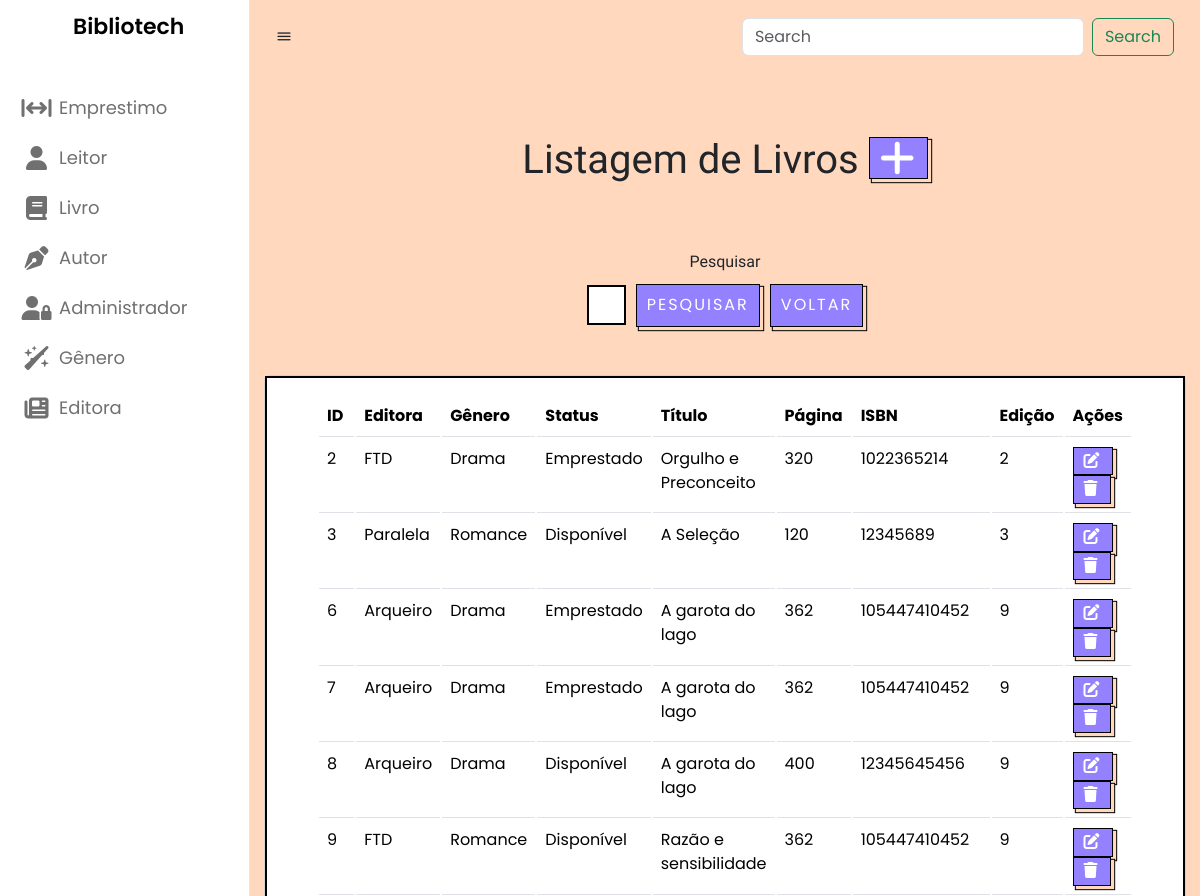
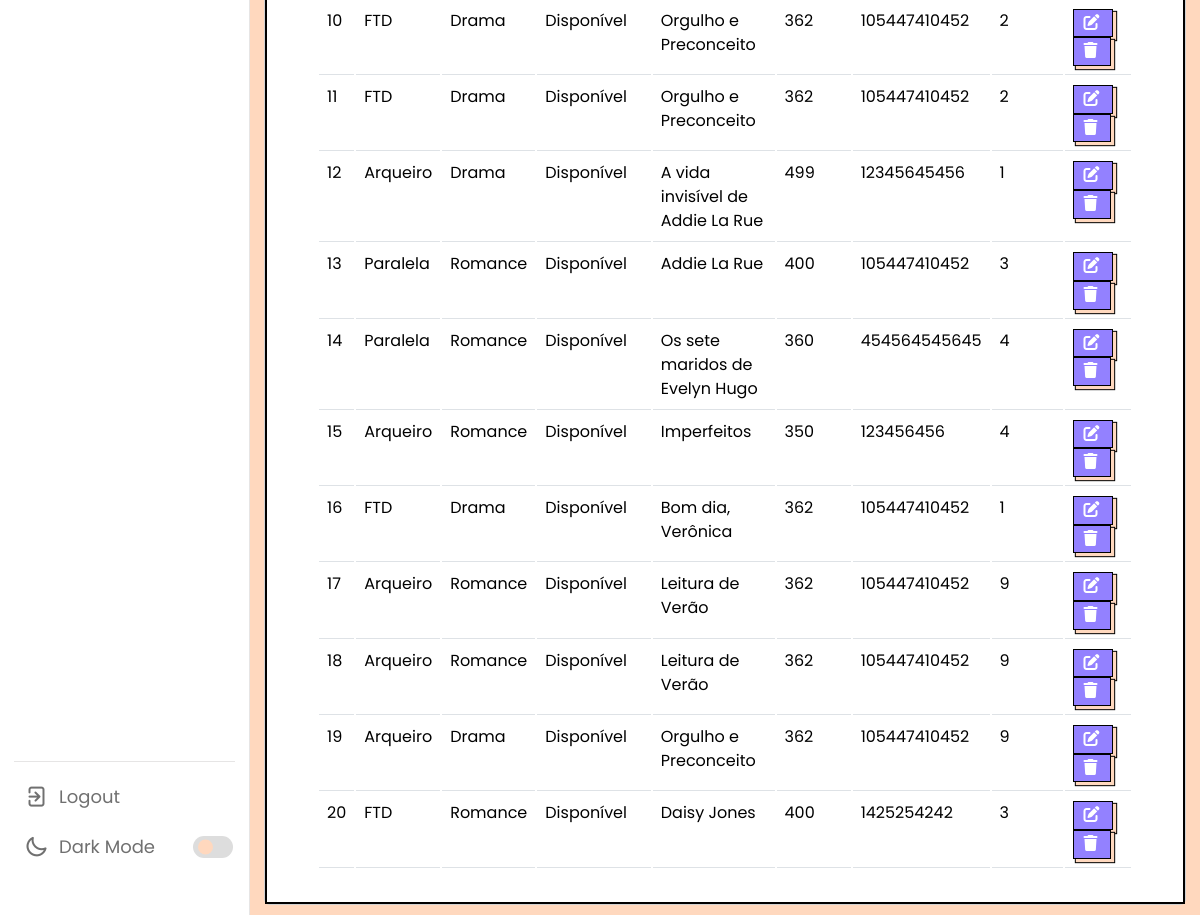
The page /listarLivros.php on the database its author committed (2 pictures, top to bottom).
### tables this page shows
CREATE TABLE `livro` (
  `id` int(11) NOT NULL,
  `idEditora` int(11) DEFAULT NULL,
  `idGenero` int(11) DEFAULT NULL,
  `statusLivro` varchar(45) NOT NULL,
  `titulo` varchar(250) NOT NULL,
  `pag` varchar(45) DEFAULT NULL,
  `isbn` varchar(15) DEFAULT NULL,
  `edicao` varchar(45) NOT NULL,
  `arquivo` varchar(30) DEFAULT NULL
);

CREATE TABLE `editora` (
  `id` int(11) NOT NULL,
  `status` varchar(45) NOT NULL,
  `nome` varchar(100) NOT NULL
);

CREATE TABLE `genero` (
  `id` int(11) NOT NULL,
  `status` varchar(45) NOT NULL,
  `nome` varchar(100) NOT NULL
);

### listarLivros.php (the view, shortened to what this page needs)
<?php
require_once("conexao.php");
$V_WHERE = "";
$sql = "SELECT livro.id, editora.nome as nomeEditora, genero.nome as nomeGenero, livro.statusLivro, livro.titulo, livro.pag, livro.isbn, livro.edicao, livro.arquivo as arquivo
        FROM livro
        LEFT JOIN editora ON livro.idEditora = editora.id
        LEFT JOIN genero ON livro.idGenero = genero.id
        WHERE 1 = 1" . $V_WHERE;
$resultado = mysqli_query($conexao, $sql);
?>
<?php require_once("navbar.php"); ?>
<br><br><br>
<h1 class="titulo">Listagem de Livros <a href="cadastrarLivro.php" class="botao">
        <i class="fa-solid fa-plus"></i>
    </a></h1>
<br><br>
<center>
    <form method="post">
        <label name="titulo" for="exampleFormControlInput1" class="titulo">Pesquisar</label>
        <div class="input-button-container">
            <input name="titulo" type="text" class="formcampo">
            <button name="pesquisar" stype="button" class="botaopesquisar">Pesquisar</button>
            <a href="listarLivros.php"><button name="voltar" stype="button" class="botaopesquisar">Voltar</button></a>
        </div>
        <br><br>
    </form>
</center>
<center>
    <div class="card cardlistar">
        <div class="card-body cardlistar2">
            <table class="table">
                <thead>
                    <tr>
                        <td scope="col"><b>ID</b></td>
                        <td scope="col"><b>Editora</b></td>
                        <td scope="col"><b>Gênero</b></td>
                        <td scope="col"><b>Status</b></td>
                        <td scope="col"><b>Título</b></td>
                        <td scope="col"><b>Página</b></td>
                        <td scope="col"><b>ISBN</b></td>
                        <td scope="col"><b>Edição</b></td>
                        <td scope="col"><b>Ações</b></td>
                    </tr>
                </thead>
                <tbody>
                    <?php while ($linha = mysqli_fetch_array($resultado)) { ?>
                        <tr>
                            <td>
                                <?= $linha['id'] ?>
                            </td>
                            <td>
                                <?= $linha['nomeEditora'] ?>
                            </td>
                            <td>
                                <?= $linha['nomeGenero'] ?>
                            </td>
                            <td>
                                <?= $linha['statusLivro'] ?>
                            </td>
                            <td>
                                <?= $linha['titulo'] ?>
                            </td>
                            <td>
                                <?= $linha['pag'] ?>
                            </td>
                            <td>
                                <?= $linha['isbn'] ?>
                            </td>
                            <td>
                                <?= $linha['edicao'] ?>
                            </td>
                            <td>
                                <a style="margin-right: 8px;" href="alterarAutor.php? id=<?= $linha['id'] ?>" class="botao">
                                    <i class="fa-solid fa-pen-to-square"></i></a>
                                <a href="listarAutores.php? id=<?= $linha['id'] ?>" class="botao"
                                    onclick="return confirm('Deseja mesmo excluir o cadastro?')">
                                    <i class="fa-sharp fa-solid fa-trash"></i> </a>
                            </td>
                        </tr>
                    <?php } ?>
                </tbody>
            </table>
        </div>
    </div>
</center>
</section>
</body>
</html>

### css/style.css (style rules this page uses)
* { margin: 0; padding: 0; box-sizing: border-box; font-family: 'Poppins', sans-serif; }
:root { --primary-color: #9381ff; --panel-color: #ffd8be; --text-color: #000; --black-light-color: #707070; --border-color: #e6e5e5; --toggle-color: #DDD; --box1-color: #4DA3FF; --box2-color: #FFE6AC; --box3-color: #E7D1FC; --index-i: #9381ff; --title-icon-color: #fff; --nav-color: white; --tran-05: all 0.5s ease; --tran-03: all 0.3s ease; --tran-03: all 0.2s ease; }
body { min-height: 100vh; background-color: var(--primary-color); }
table tbody td { height: 2.8rem; color: #000000; }
table tbody tr:last-child td { border: 2; }
.formcampo { border: 2px solid black; display: block; width: 30%; padding: 0.375rem 0.75rem; font-size: 1rem; font-weight: 400; line-height: 1.5; flex: 1; }
.input-button-container { display: flex; align-items: center; width: 30%; }

### css/cadastrar.css (style rules this page uses)
.titulo { padding-bottom: 10px; text-align: center; font-family: Fjalla One; }
.botao { background-color: #9381ff; border: 1px solid black; box-shadow: 3px 3px 1px #ffd8be, 3px 3px 1px 1px black; color: #fff; cursor: pointer; display: inline-block; letter-spacing: 2px; line-height: 20pt; margin: 0 auto; outline: none; padding: 0 10px; text-transform: uppercase; transition: .2 all ease-in-out; }
.botaopesquisar { background-color: #9381ff; border: 1px solid black; box-shadow: 3px 3px 1px #ffd8be, 3px 3px 1px 1px black; color: #fff; cursor: pointer; display: inline-block; letter-spacing: 2px; line-height: 20pt; margin: 0 auto; outline: none; padding: 7px 10px; text-transform: uppercase; transition: .2 all ease-in-out; margin-left: 10px; }

### rows shown on the page
livro: id "2", idEditora.nome "FTD", idGenero.nome "Drama", statusLivro "Emprestado", titulo "Orgulho e Preconceito", pag "320", isbn "1022365214", edicao "2"
livro: id "3", idEditora.nome "Paralela", idGenero.nome "Romance", statusLivro "Disponível", titulo "A Seleção", pag "120", isbn "12345689", edicao "3"
livro: id "6", idEditora.nome "Arqueiro", idGenero.nome "Drama", statusLivro "Emprestado", titulo "A garota do lago", pag "362", isbn "105447410452", edicao "9"
livro: id "7", idEditora.nome "Arqueiro", idGenero.nome "Drama", statusLivro "Emprestado", titulo "A garota do lago", pag "362", isbn "105447410452", edicao "9"
livro: id "8", idEditora.nome "Arqueiro", idGenero.nome "Drama", statusLivro "Disponível", titulo "A garota do lago", pag "400", isbn "12345645456", edicao "9"
livro: id "9", idEditora.nome "FTD", idGenero.nome "Romance", statusLivro "Disponível", titulo "Razão e sensibilidade", pag "362", isbn "105447410452", edicao "9"
livro: id "10", idEditora.nome "FTD", idGenero.nome "Drama", statusLivro "Disponível", titulo "Orgulho e Preconceito", pag "362", isbn "105447410452", edicao "2"
livro: id "11", idEditora.nome "FTD", idGenero.nome "Drama", statusLivro "Disponível", titulo "Orgulho e Preconceito", pag "362", isbn "105447410452", edicao "2"
livro: id "12", idEditora.nome "Arqueiro", idGenero.nome "Drama", statusLivro "Disponível", titulo "A vida invisível de Addie La Rue", pag "499", isbn "12345645456", edicao "1"
livro: id "13", idEditora.nome "Paralela", idGenero.nome "Romance", statusLivro "Disponível", titulo "Addie La Rue", pag "400", isbn "105447410452", edicao "3"
livro: id "14", idEditora.nome "Paralela", idGenero.nome "Romance", statusLivro "Disponível", titulo "Os sete maridos de Evelyn Hugo", pag "360", isbn "454564545645", edicao "4"
livro: id "15", idEditora.nome "Arqueiro", idGenero.nome "Romance", statusLivro "Disponível", titulo "Imperfeitos", pag "350", isbn "123456456", edicao "4"
livro: id "16", idEditora.nome "FTD", idGenero.nome "Drama", statusLivro "Disponível", titulo "Bom dia, Verônica", pag "362", isbn "105447410452", edicao "1"
livro: id "17", idEditora.nome "Arqueiro", idGenero.nome "Romance", statusLivro "Disponível", titulo "Leitura de Verão", pag "362", isbn "105447410452", edicao "9"
livro: id "18", idEditora.nome "Arqueiro", idGenero.nome "Romance", statusLivro "Disponível", titulo "Leitura de Verão", pag "362", isbn "105447410452", edicao "9"
livro: id "19", idEditora.nome "Arqueiro", idGenero.nome "Drama", statusLivro "Disponível", titulo "Orgulho e Preconceito", pag "362", isbn "105447410452", edicao "9"
livro: id "20", idEditora.nome "FTD", idGenero.nome "Romance", statusLivro "Disponível", titulo "Daisy Jones", pag "400", isbn "1425254242", edicao "3"
